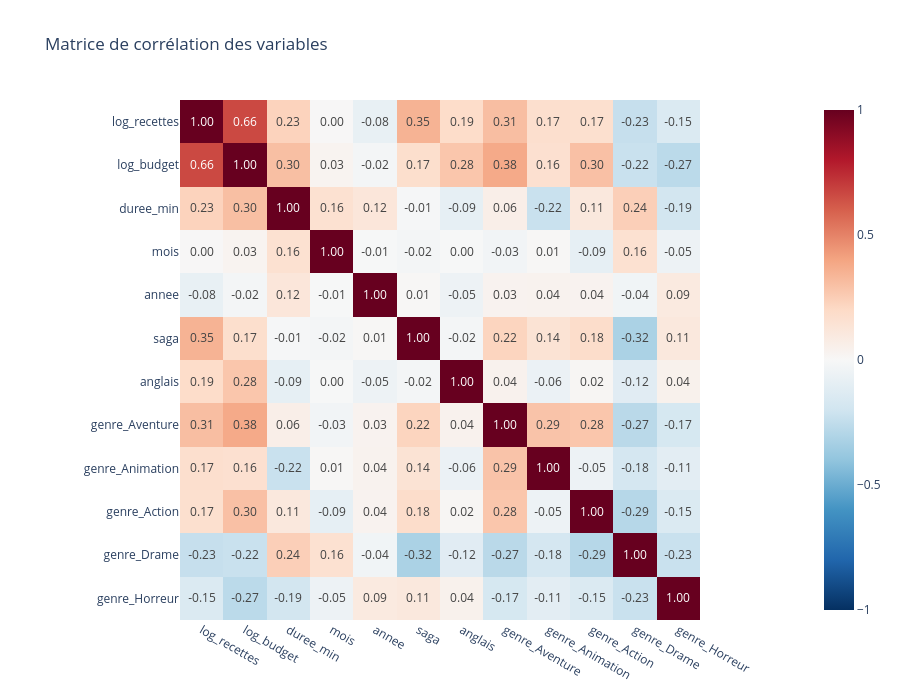

Notebook cell for this chart:
### Markdown cell above
### **Matrice de corrélations**

### Code cell
# On garde les variables principales et quelques genres (les 19 genres rendraient la matrice illisible)
colonnes = ["log_recettes", "log_budget", "duree_min", "mois", "annee", "saga", "anglais",
            "genre_Aventure", "genre_Animation", "genre_Action", "genre_Drame", "genre_Horreur"]

correlation = films[colonnes].corr()

fig = px.imshow(
    correlation,
    text_auto=".2f",                     # affiche la valeur dans chaque case
    color_continuous_scale="RdBu_r",     # rouge = lien positif, bleu = lien négatif
    zmin=-1, zmax=1,                     # échelle fixe de -1 à 1
    title="Matrice de corrélation des variables",
)
fig.update_layout(height=700)
fig.show()

### Figure 1 — Plotly figure (JSON) as saved in the notebook; plotly's stock layout.template omitted (floating-point values rounded to 4 significant figures; data arrays with more than 128 entries replaced by an {"elided": "..."} marker saying what was removed)
{"data": [{"coloraxis": "coloraxis", "hovertemplate": "x: %{x}<br>y: %{y}<br>color: %{z}<extra></extra>", "name": "0", "texttemplate": "%{z:.2f}", "type": "heatmap", "x": ["log_recettes", "log_budget", "duree_min", "mois", "annee", "saga", "anglais", "genre_Aventure", "genre_Animation", "genre_Action", "genre_Drame", "genre_Horreur"], "xaxis": "x", "y": ["log_recettes", "log_budget", "duree_min", "mois", "annee", "saga", "anglais", "genre_Aventure", "genre_Animation", "genre_Action", "genre_Drame", "genre_Horreur"], "yaxis": "y", "z": {"elided": "12x12 float values"}}], "layout": {"coloraxis": {"autocolorscale": false, "cmax": 1, "cmin": -1, "colorscale": [[0, "rgb(5,48,97)"], [0.1, "rgb(33,102,172)"], [0.2, "rgb(67,147,195)"], [0.3, "rgb(146,197,222)"], [0.4, "rgb(209,229,240)"], [0.5, "rgb(247,247,247)"], [0.6, "rgb(253,219,199)"], [0.7, "rgb(244,165,130)"], [0.8, "rgb(214,96,77)"], [0.9, "rgb(178,24,43)"], [1, "rgb(103,0,31)"]]}, "height": 700, "title": {"text": "Matrice de corrélation des variables"}, "xaxis": {"anchor": "y", "constrain": "domain", "domain": [0, 1], "scaleanchor": "y"}, "yaxis": {"anchor": "x", "autorange": "reversed", "constrain": "domain", "domain": [0, 1]}}}
